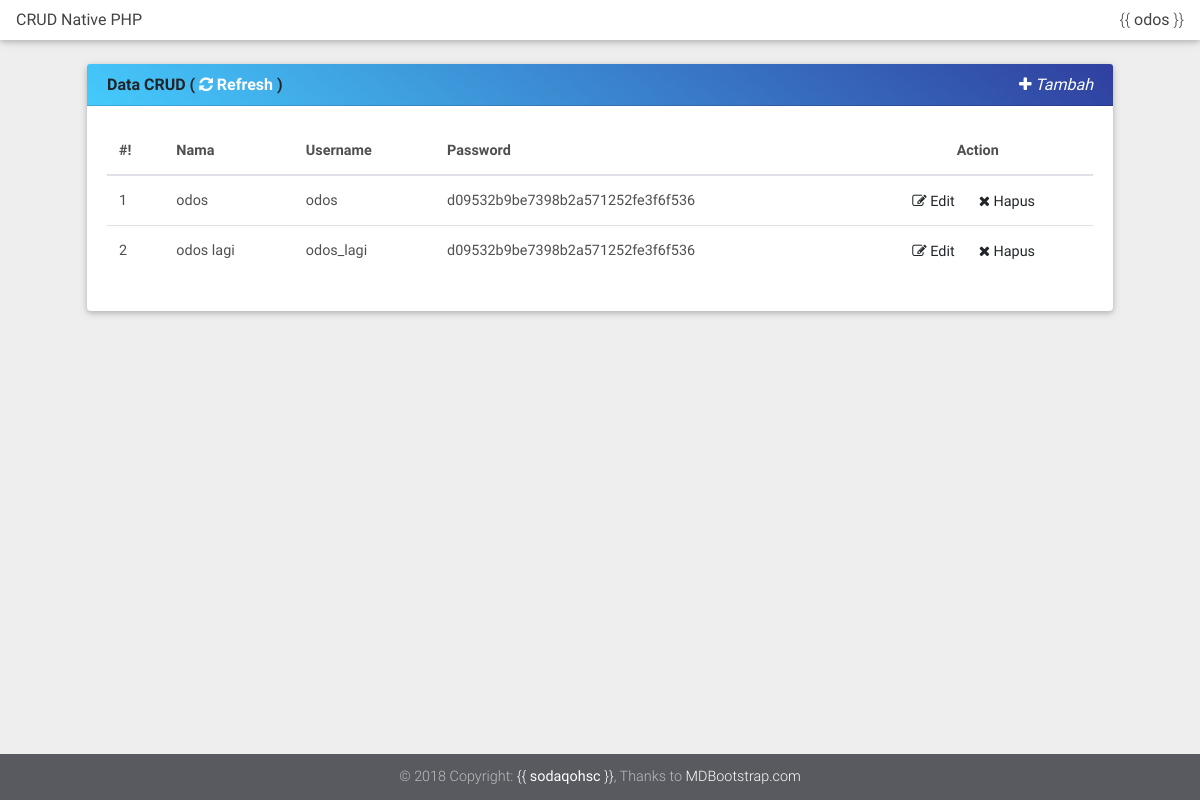
Before: / with the older database file.
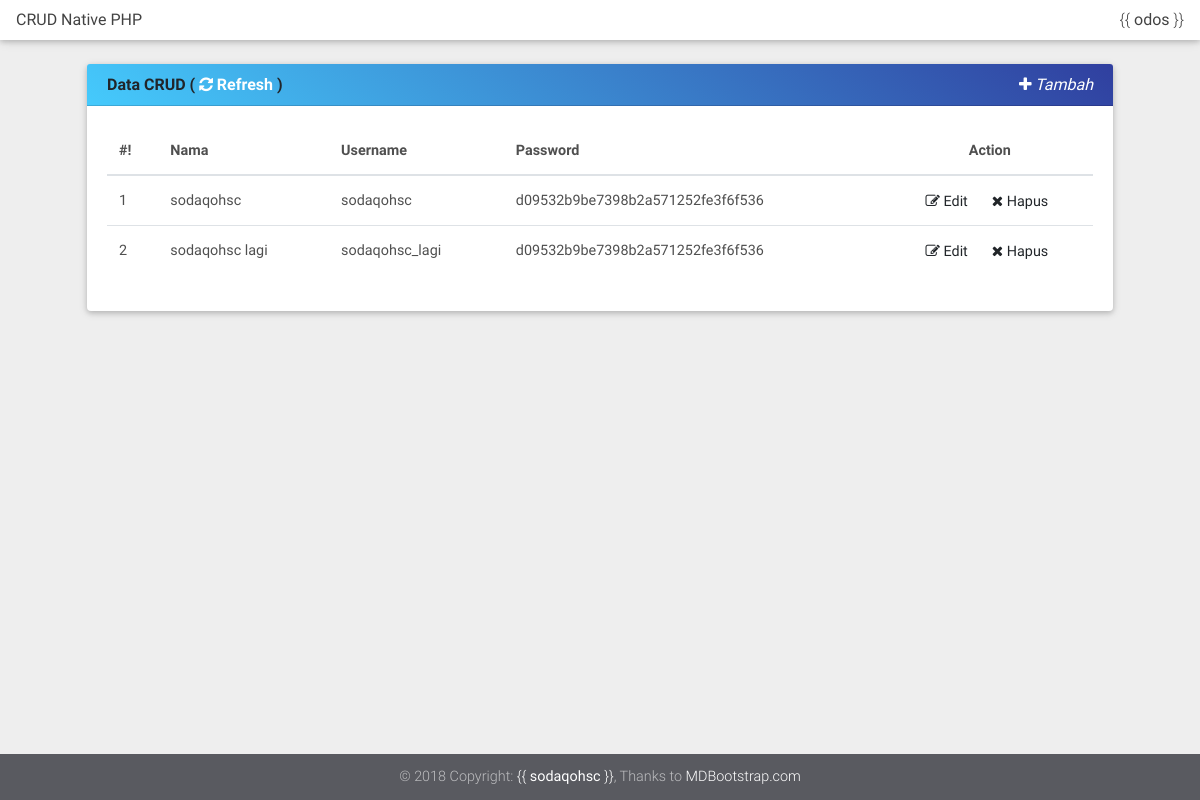
After: the same page with the newer database file.
### tables this page shows
CREATE TABLE `crud_native` (
  `id` int(11) NOT NULL,
  `nama` varchar(100) NOT NULL,
  `uname` varchar(25) NOT NULL,
  `password` varchar(100) NOT NULL
);

### views/home.php (the view)
<div class="table-responsive">
    <table class="table">
        <thead>
            <tr>
                <th class="font-weight-bold dark-grey-text">#!</th>
                <th class="font-weight-bold dark-grey-text">Nama</th>
                <th class="font-weight-bold dark-grey-text">Username</th>
                <th class="font-weight-bold dark-grey-text">Password</th>
                <th class="font-weight-bold dark-grey-text" colspan="2"><center>Action</center></th>
            </tr>
        </thead>
        <tbody>
            <?php
                $no = 1;
                $query = mysqli_query($jembatan,"select * from crud_native order by id DESC");
                while ($row = mysqli_fetch_array($query)) {
                ?>
                <tr>
                    <td><?= $no++ ?></td>
                    <td><?= $row['nama'] ?></td>
                    <td><?= $row['uname'] ?></td>
                    <td><?= $row['password'] ?></td>
                    <td>
                        <a href="?crud_native=proses&status=edit&id=<?= $row['id'] ?>" style="float: right;"><span class="fa fa-edit"></span> Edit</a>
                    </td>
                    <td>
                        <a href="?crud_native=action&status=delete&id=<?= $row['id'] ?>" style="float: left;"><span class="fa fa-remove"></span> Hapus</a>
                    </td>
                </tr>
                <?php
                }
            ?>
        </tbody>
    </table>
</div>

### index.php (shortened to what this page needs)
<!DOCTYPE html>
<html lang="en">
<head>
    <link rel="stylesheet" href="public/css/fonts/css/font-awesome.min.css">
    <link rel="stylesheet" href="public/css/bootstrap.min.css">
    <link rel="stylesheet" href="public/css/mdb.min.css">
</head>
<body class="fixed-sn white-skin">
    <header>
        <nav class="navbar fixed-top navbar-expand-lg scrolling-navbar double-nav">
            <div class="breadcrumb-dn mr-auto">
                <p><b>CRUD Native PHP</b></p>
            </div>
            <ul class="nav navbar-nav nav-flex-icons ml-auto">
            	<li>{{ <b>odos</b> }}</li>
            </ul>
        </nav>
    </header>
    <main>
        <div class="container-fluid">
            <div class="row">
                <div class="col-lg-12 col-md-12">
                    <div class="card mb-4">
                        <div class="card-header  blue-gradient">
                            <b>Data CRUD  ( <a href="?crud_native=home" class="animated fadeIn infinite" style="color:white"><span class="fa fa-refresh"></span> Refresh</a> )</b>
                            <a href="?crud_native=proses"><i style="float:right;color:white"><span class="fa fa-plus"></span> Tambah</i></a>
                        </div>
                        <div class="card-body">
                            <?php
                        		$crud_native = (!empty($_GET['crud_native'])) ? $_GET['crud_native'] : "home";
	                        	switch ($crud_native) {
						            case $crud_native: include "views/".$crud_native.".php"; break;
						        }
                        	?>
                        </div>
                    </div>
                </div>
            </div>
		</div>
    </main>
    <footer class="page-footer pt-0 mt-5 rgba-stylish-light fixed-bottom">
        <div class="footer-copyright py-3 text-center">
            <div class="container-fluid">
                 © 2018 Copyright: <a href="#!">{{ <b>sodaqohsc</b> }}</a>, Thanks to <a href="https://mdbootstrap.com/bootstrap-tutorial/" target="_blank"> MDBootstrap.com </a>
            </div>
        </div>
    </footer>
</body>
</html>

Changed rows visible on the page:
changed crud_native: nama "odos" → "sodaqohsc"; uname "odos" → "sodaqohsc"
changed crud_native: nama "odos lagi" → "sodaqohsc lagi"; uname "odos_lagi" → "sodaqohsc_lagi"
